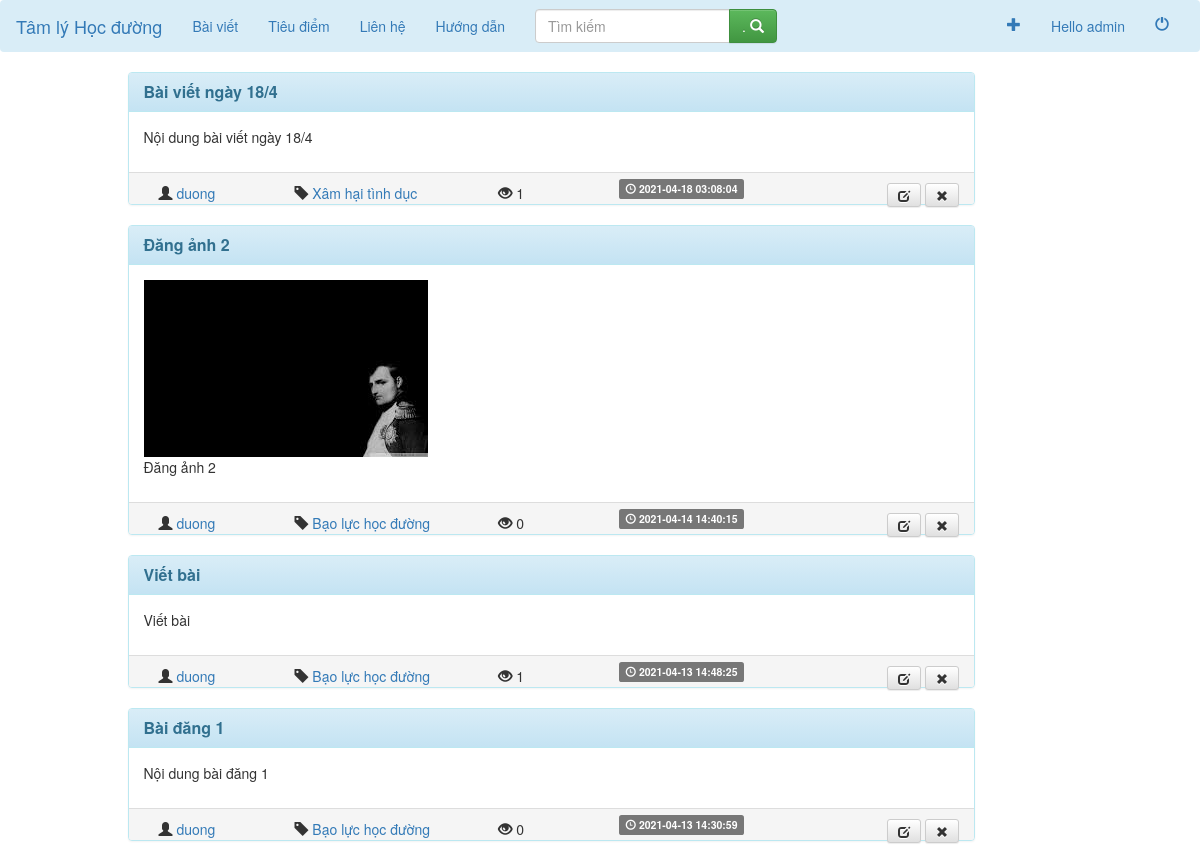
/posts/posts.php (signed in, upper part), run on an earlier commit of the app's database.
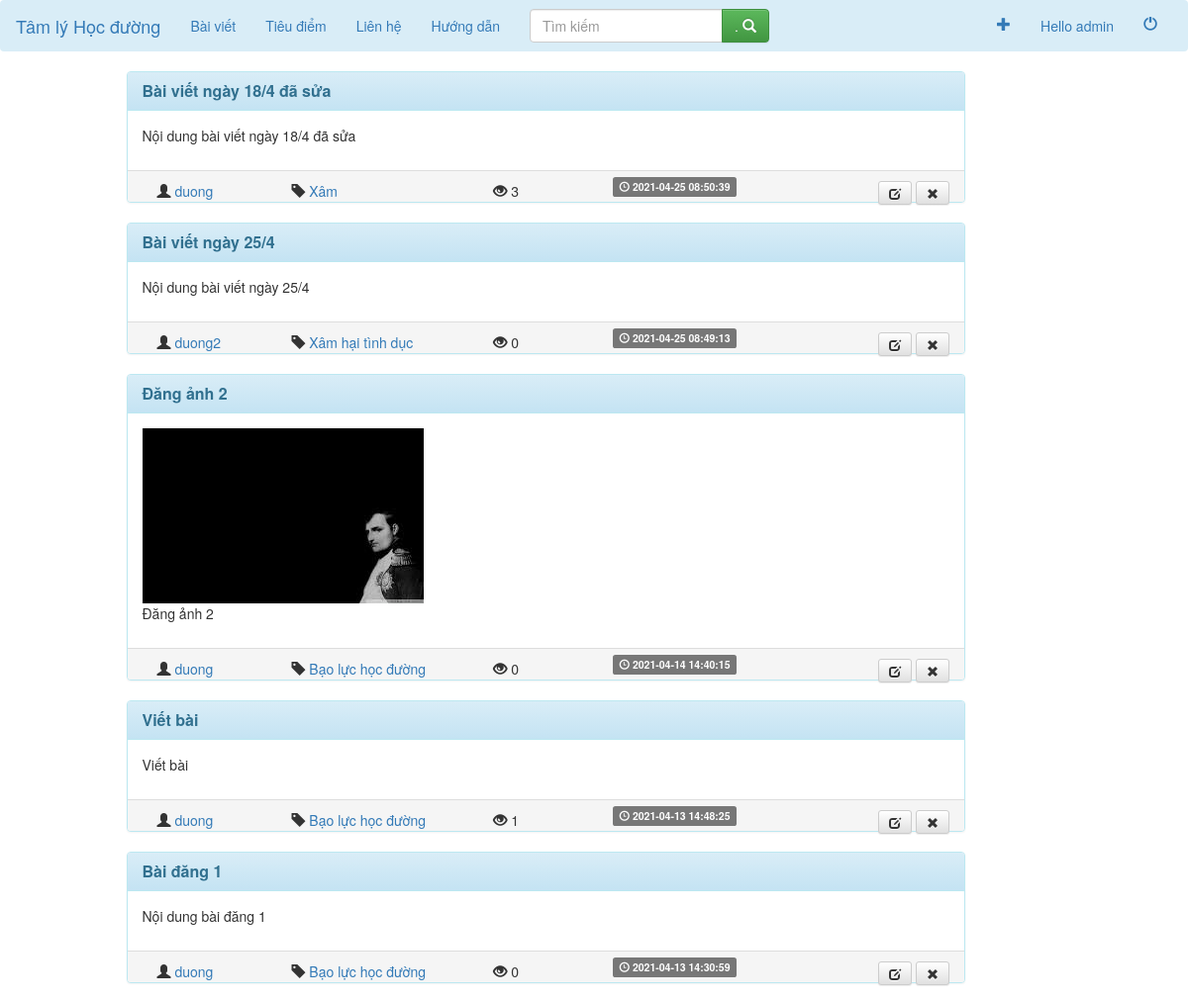
And on a later commit of the database.
### tables this page shows
CREATE TABLE `posts` (
  `postID` int(11) NOT NULL,
  `postTitle` varchar(200) NOT NULL,
  `postDesc` varchar(10000) NOT NULL,
  `postTime` timestamp NOT NULL DEFAULT current_timestamp() ON UPDATE current_timestamp(),
  `postTag` varchar(40) NOT NULL,
  `postAuthor` varchar(40) NOT NULL,
  `postImage` varchar(100) DEFAULT NULL
);

CREATE TABLE `user_post` (
  `postAuthor` varchar(40) NOT NULL,
  `postID` int(11) NOT NULL,
  `postLikes` int(11) NOT NULL DEFAULT 0,
  `postDisLikes` int(11) NOT NULL,
  `postComments` int(11) NOT NULL DEFAULT 0,
  `postViews` int(11) NOT NULL DEFAULT 0
);

### include/algos.php (called while the page is built, shortened)
<?php
return 0;
?>
<?php
function showViews($id , $author)  {
  include("../db/dbconnect.php");
  $query="SELECT *
          FROM user_post
          WHERE postID='$id'
          ";
  $result=mysqli_query($conn , $query);
  if($result) {
      if(mysqli_num_rows($result)==1) {
        while($row=mysqli_fetch_assoc($result)) {
            return $row['postViews'];
        }
      } else {
        return 0;
      }
  }
  return 0;
}
?>

### include/frame_post.php (the view, shortened to what this page needs)
<?php
	include_once("bootstrap_cdn.php");
?>
<div class="container">
	<div class="row">
		<div class="col-md-9 col-md-offset-1">
			<div class="panel panel-info">
		  		<div class="panel-heading">
		    		<h3 class="panel-title">
		    			<a href=<?php echo "post.php?id="; echo $id; ?> ><b><?php echo $title; ?></b></a>
		    		</h3>
		  		</div>
		  		<div class="panel-body">
				  <row>
					<?php if($image_path){?>
						<img src='<?php echo $image_path; ?>' alt='Hình ảnh' />
					<?php } ?>
				  </row>
				  <row>
					<?php
						echo $desc;
		    		?>
				  </row>
		  		</div>
		  		<div class="panel-footer">
					<span class="col-sm-2">
				  		<span class="glyphicon glyphicon-user" aria-hidden="true"></span>
				  		<a href=<?php echo "../users/profile.php?user="; echo $author; ?> >
							<?php echo $author?>
				  		</a>
					</span>
					<span class="col-sm-3">
							<span class="glyphicon glyphicon-tag" aria-hidden="true"></span>
			  			<a href=<?php echo "post.php?tags="; echo $tags; ?> >
									<?php echo $tags;?>
			  			</a>
					</span>
					<span class="col-sm-2">
						<?php
							if(isset($views)) {
								echo "<span class='glyphicon glyphicon-eye-open' aria-hidden='true'></span>"." ".$views;
							}
						?>
					</span>
		  			<span class="label label-default">
						<span class="glyphicon glyphicon-time" aria-hidden="true"></span> <?php echo $time ?>
					</span>
			  			<?php
			  				$delete_post_link='../posts/delete_post.php?postid='.$id;
							if(isset($_SESSION['username']) ) {
								if($_SESSION['username']==$author || $_SESSION['usertype']=='admin') {
									echo "
									<span class='pull-right'>
									<a href='update.php?id=$id'  type=\"button\" class=\"btn btn-sm btn-default\">
										<i class=\"glyphicon glyphicon-edit\"></i>
									</a>
									<a href=$delete_post_link type=\"button\" class=\"btn btn-sm btn-default\">
										<i class=\"glyphicon glyphicon-remove\"></i>
									</a>
									</span>
									";
								}
							}
						?>
		  		</div>
			</div>
			</div>
		</div>
</div>

### posts/posts.php (shortened to what this page needs)
<?php
include("../include/url_posts.php");
include_once("../include/algos.php");
 ?>
<?php
if(isset($_SESSION['username'])){
	$query="SELECT * FROM posts ORDER BY postTime DESC";
	$result=mysqli_query($conn , $query);
	if(mysqli_num_rows($result) > 0) {
		while($post=mysqli_fetch_assoc($result)) {
					$id=$post['postID'];
					$title=$post['postTitle'];
					$desc=$post['postDesc'];
					$tags=$post['postTag'];
					$author=$post['postAuthor'];
					$time=$post['postTime'];
          			$views=showViews($id,$author);
					$image_path=$post['postImage'];
					include("../include/frame_post.php");
		}
	}
}
else {
	echo "<script type='text/javascript'>alert('Hãy đăng nhập để sử dụng chức năng này');</script>";
}
?>

What changed in the data, as far as the page shows it:
changed posts: postTitle "Bài viết ngày 18/4" → "Bài viết ngày 18/4 đã sửa"; postDesc "Nội dung bài viết ngày 18/4" → "Nội dung bài viết ngày 18/4 đã sửa"; postTag "Xâm hại tình dục" → "Xâm"; views "1" → "3"; postTime "2021-04-18 03:08:04" → "2021-04-25 08:50:39"
added posts: postTitle "Bài viết ngày 25/4", postDesc "Nội dung bài viết ngày 25/4", postAuthor "duong2", postTag "Xâm hại tình dục", views "0", postTime "2021-04-25 08:49:13"
